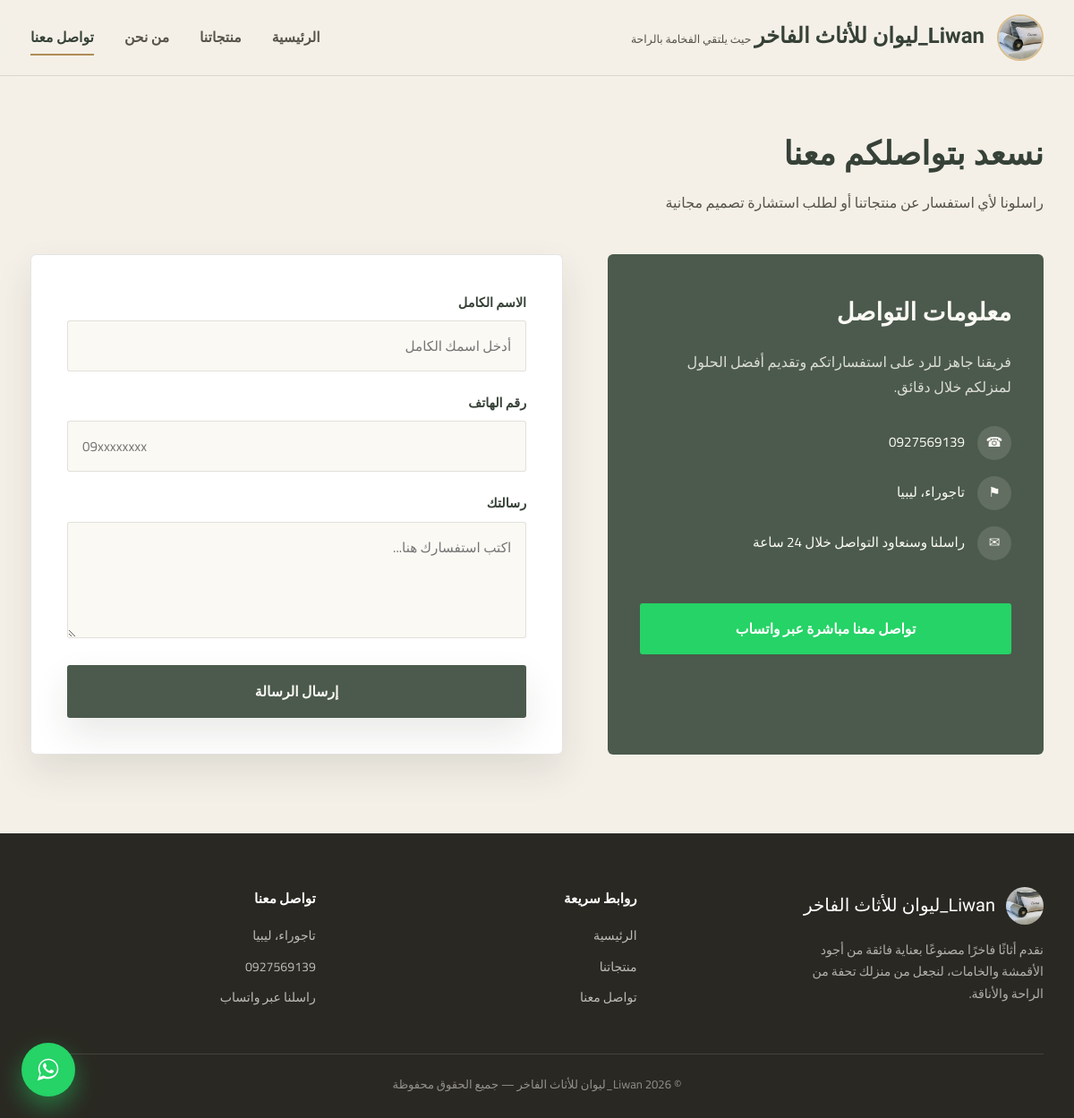
The app's page /contact with its own data.
### tables this page shows
CREATE TABLE settings (
    id INTEGER PRIMARY KEY CHECK (id = 1),
    site_name TEXT NOT NULL DEFAULT 'ليفان للأثاث الفاخر',
    tagline TEXT NOT NULL DEFAULT 'حيث يلتقي الفخامة بالراحة',
    logo_path TEXT NOT NULL DEFAULT 'images/logo.jpg',
    phone TEXT NOT NULL DEFAULT '0927569139',
    whatsapp_number TEXT NOT NULL DEFAULT '218927569139',
    address TEXT NOT NULL DEFAULT 'طرابلس، ليبيا',
    about_text TEXT NOT NULL DEFAULT 'نقدم أثاثًا فاخرًا مصنوعًا بعناية فائقة من أجود الأقمشة والخامات، لنجعل من منزلك تحفة من الراحة والأناقة.',
    facebook_url TEXT DEFAULT '',
    instagram_url TEXT DEFAULT ''
);

### app.py (the view, shortened to what this page needs)
@app.route("/contact", methods=["GET", "POST"])
def contact():
    return render_template("contact.html")

### app.py (called while the page is built)
def get_settings():
    row = db.get_db().execute("SELECT * FROM settings WHERE id = 1").fetchone()
    return row

@app.context_processor
def inject_globals():
    unread = 0
    if session.get("admin_id"):
        unread = db.get_db().execute(
            "SELECT COUNT(*) c FROM messages WHERE is_read = 0"
        ).fetchone()["c"]
    return {"site": get_settings(), "current_year": datetime.now().year, "unread_messages": unread}

### db.py (called while the page is built)
def get_db():
    if "db" not in g:
        g.db = sqlite3.connect(DATABASE)
        g.db.row_factory = sqlite3.Row
        g.db.execute("PRAGMA foreign_keys = ON")
    return g.db

### templates/contact.html (shortened to what this page needs)
{% extends "base.html" %}
{% block content %}
<section class="section" style="padding-top:56px;">
  <div class="container">
    <div class="section-head">
      <div>
        <h2>نسعد بتواصلكم معنا</h2>
        <p>راسلونا لأي استفسار عن منتجاتنا أو لطلب استشارة تصميم مجانية</p>
      </div>
    </div>
    <div class="contact-wrap">
      <div class="contact-info">
        <h2>معلومات التواصل</h2>
        <p>فريقنا جاهز للرد على استفساراتكم وتقديم أفضل الحلول لمنزلكم خلال دقائق.</p>
        <div class="contact-detail">
          <span class="ic">☎</span>
          <span dir="ltr">{{ site.phone }}</span>
        </div>
        <div class="contact-detail">
          <span class="ic">⚑</span>
          <span>{{ site.address }}</span>
        </div>
        <div class="contact-detail">
          <span class="ic">✉</span>
          <span>راسلنا وسنعاود التواصل خلال 24 ساعة</span>
        </div>
        <a href="https://wa.me/{{ site.whatsapp_number }}" target="_blank" rel="noopener" class="btn btn-wa btn-block wa-cta">
          تواصل معنا مباشرة عبر واتساب
        </a>
      </div>
      <div class="form-card">
        <form method="POST" action="{{ url_for('contact') }}">
          <div class="field">
            <label for="name">الاسم الكامل</label>
            <input type="text" id="name" name="name" placeholder="أدخل اسمك الكامل" required>
          </div>
          <div class="field">
            <label for="phone">رقم الهاتف</label>
            <input type="tel" id="phone" name="phone" placeholder="09xxxxxxxx" required>
          </div>
          <div class="field">
            <label for="message">رسالتك</label>
            <textarea id="message" name="message" placeholder="اكتب استفسارك هنا..." required></textarea>
          </div>
          <button type="submit" class="btn btn-primary btn-block">إرسال الرسالة</button>
        </form>
      </div>
    </div>
  </div>
</section>
{% endblock %}

### templates/base.html (shortened to what this page needs)
<!DOCTYPE html>
<html lang="ar" dir="rtl">
<head>
<link rel="stylesheet" href="{{ url_for('static', filename='css/style.css') }}">
</head>
<body>
<header class="site-header">
  <div class="container">
    <a href="{{ url_for('index') }}" class="brand">
      <span class="brand-mark">
        <img src="{{ url_for('static', filename=site.logo_path) }}" alt="{{ site.site_name }}">
      </span>
      <span class="brand-text">
        <span class="name">{{ site.site_name }}</span>
        <span class="tag">{{ site.tagline }}</span>
      </span>
    </a>
    <nav class="main-nav" id="mainNav">
      <a href="{{ url_for('index') }}" class="{{ 'active' if request.endpoint == 'index' }}">الرئيسية</a>
      <a href="{{ url_for('products') }}" class="{{ 'active' if request.endpoint == 'products' }}">منتجاتنا</a>
      <a href="{{ url_for('index') }}#about">من نحن</a>
      <a href="{{ url_for('contact') }}" class="{{ 'active' if request.endpoint == 'contact' }}">تواصل معنا</a>
    </nav>
  </div>
</header>
<main>
  {% block content %}{% endblock %}
</main>
<footer class="site-footer">
  <div class="container">
    <div class="footer-grid">
      <div>
        <div class="footer-brand">
          <img src="{{ url_for('static', filename=site.logo_path) }}" alt="{{ site.site_name }}">
          <span class="name">{{ site.site_name }}</span>
        </div>
        <p style="font-size:.88rem; color:rgba(251,249,244,.65); max-width:36ch;">{{ site.about_text }}</p>
      </div>
      <div class="footer-col">
        <h4>روابط سريعة</h4>
        <a href="{{ url_for('index') }}">الرئيسية</a>
        <a href="{{ url_for('products') }}">منتجاتنا</a>
        <a href="{{ url_for('contact') }}">تواصل معنا</a>
      </div>
      <div class="footer-col">
        <h4>تواصل معنا</h4>
        <span>{{ site.address }}</span>
        <span dir="ltr" style="text-align:right;">{{ site.phone }}</span>
        <a href="https://wa.me/{{ site.whatsapp_number }}" target="_blank" rel="noopener">راسلنا عبر واتساب</a>
      </div>
    </div>
    <div class="footer-bottom">
      &copy; {{ current_year }} {{ site.site_name }} — جميع الحقوق محفوظة
    </div>
  </div>
</footer>
<a class="wa-float" href="https://wa.me/{{ site.whatsapp_number }}" target="_blank" rel="noopener" aria-label="تواصل عبر واتساب">
</a>
</body>
</html>

### records on screen
settings: logo_path (picture), site_name "Liwan_ليوان للأثاث الفاخر", tagline "حيث يلتقي الفخامة بالراحة", phone "0927569139", address "تاجوراء، ليبيا", about_text "نقدم أثاثًا فاخرًا مصنوعًا بعناية فائقة من أجود الأقمشة والخامات، لنجعل من منزلك تحفة من الراحة والأناقة."
